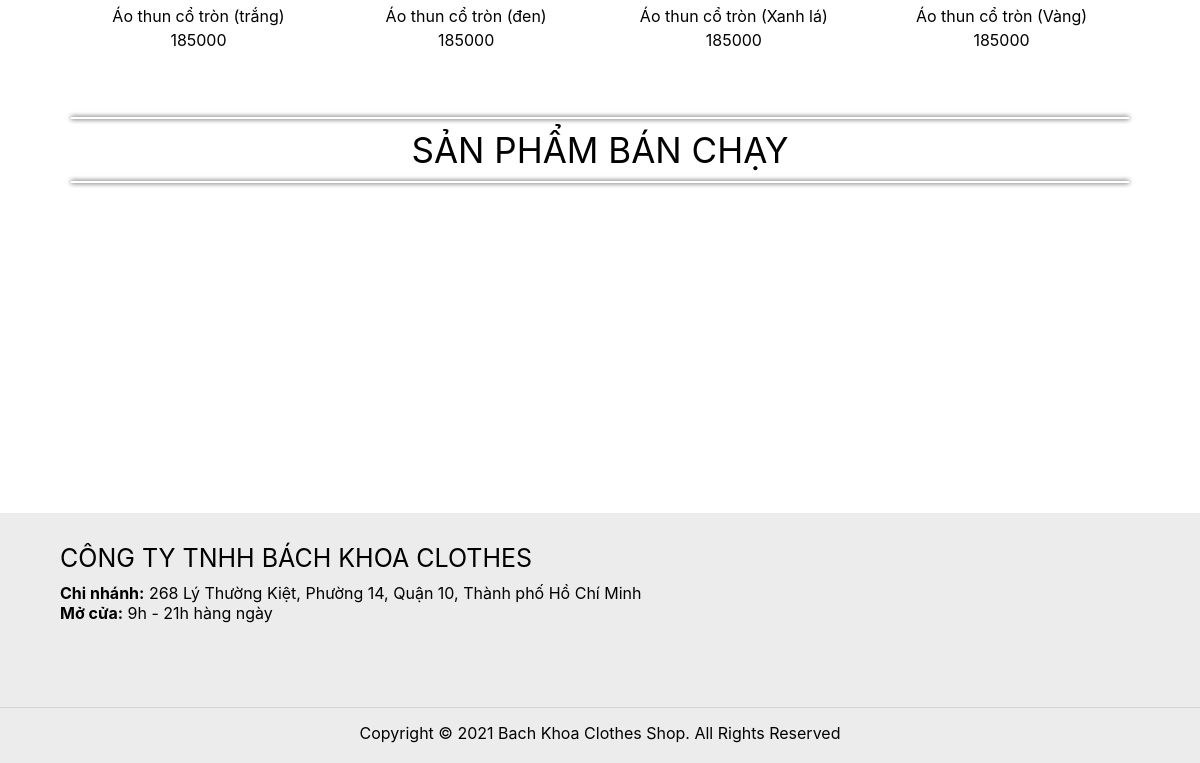
Before: / (lower part) with the older database file.
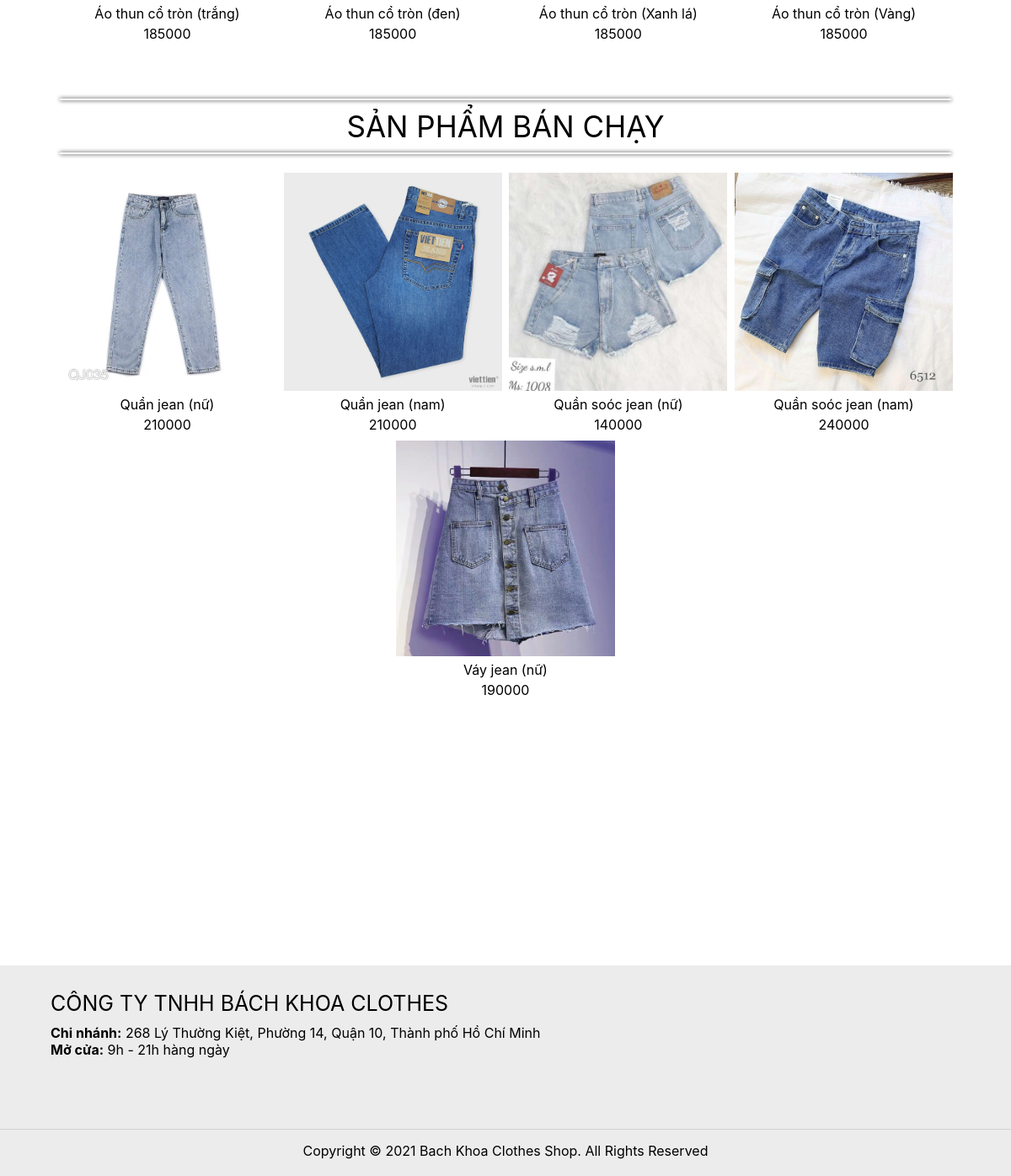
After: the same page with the newer database file.
### tables this page shows
CREATE TABLE products
(
	product_id INT not null AUTO_INCREMENT,
	product_title varchar (255) NOT NULL,
	product_price int NOT NULL,
	product_image VARCHAR(255) NOT NULL,
	product_desc VARCHAR(255) NOT NULL,
	product_category INT not null,
	primary key	(product_id),
	FOREIGN KEY	(product_category) REFERENCES category(cate_id)
);

### query/product_function.php (called while the page is built, shortened)
<?php
    require_once('connect_to_server.php');
    function get_products($cate_id){
        global $db;
        $sql_cmd = "SELECT * from products where product_category = '$cate_id'";
        $sql = mysqli_query($db, $sql_cmd);
        $row = mysqli_num_rows($sql);
        if($row)
            return mysqli_fetch_all($sql, MYSQLI_ASSOC);
        return 0;
    }
?>

### component/product-list/product-list.php (the view, shortened to what this page needs)
<link rel="stylesheet" type="text/css" href="./component/product-list/product-list.css" />
<?php
    $cate_id = 0;
    if (isset($_SESSION['cate_id'])){
        $cate_id = $_SESSION['cate_id'];
    }
    $products = get_products($cate_id);
?>
<div id="product-container">
    <?php foreach ($products as $product): ?>
        <?php $images = $product['product_image'];
            $image = explode(" ", $images);?>
        <a class="product-card" href="detail.php" onclick="location.href=this.href+'?id='+<?php echo $product['product_id'];?>;return false;">
            <img src="images/product/<?php echo $image[0]; ?>" width=100%/>
            <div class="product-name"><?php echo $product['product_title']; ?></div>
            <div class="product-price"><?php echo $product['product_price']; ?></div>
        </a>
    <?php endforeach; ?>
</div>

Changed rows visible on the page:
added products: shows a picture, product_title "Quần jean (nữ)", product_price "210000"
added products: shows a picture, product_title "Quần jean (nam)", product_price "210000"
added products: shows a picture, product_title "Quần soóc jean (nữ)", product_price "140000"
added products: shows a picture, product_title "Quần soóc jean (nam)", product_price "240000"
added products: shows a picture, product_title "Váy jean (nữ)", product_price "190000"
